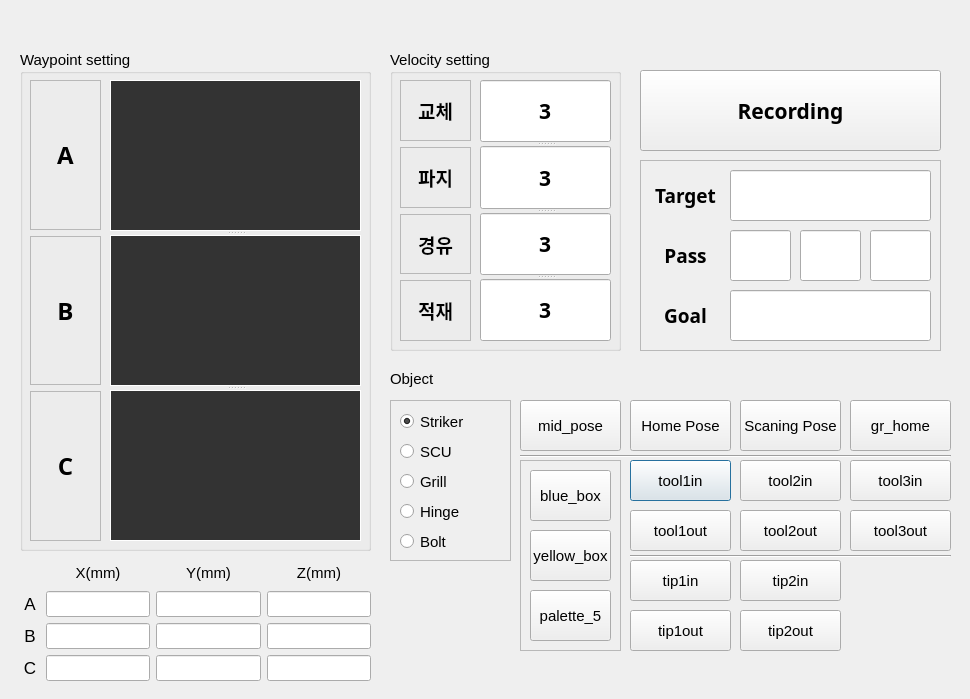
<?xml version="1.0" encoding="UTF-8"?>
<ui version="4.0">
 <class>llm_dialog</class>
 <widget class="QDialog" name="llm_dialog">
  <property name="geometry">
   <rect>
    <x>0</x>
    <y>0</y>
    <width>970</width>
    <height>699</height>
   </rect>
  </property>
  <property name="font">
   <font>
    <family>Ubuntu</family>
    <pointsize>11</pointsize>
   </font>
  </property>
  <property name="windowTitle">
   <string>llm_dialog</string>
  </property>
  <widget class="QPushButton" name="pushButton_test1_in">
   <property name="geometry">
    <rect>
     <x>630</x>
     <y>460</y>
     <width>101</width>
     <height>41</height>
    </rect>
   </property>
   <property name="text">
    <string>tool1in</string>
   </property>
  </widget>
  <widget class="QPushButton" name="pushButton_test2_in">
   <property name="geometry">
    <rect>
     <x>740</x>
     <y>460</y>
     <width>101</width>
     <height>41</height>
    </rect>
   </property>
   <property name="text">
    <string>tool2in</string>
   </property>
  </widget>
  <widget class="QPushButton" name="pushButton_test3_in">
   <property name="geometry">
    <rect>
     <x>850</x>
     <y>460</y>
     <width>101</width>
     <height>41</height>
    </rect>
   </property>
   <property name="text">
    <string>tool3in</string>
   </property>
  </widget>
  <widget class="QPushButton" name="pushButton_test2_out">
   <property name="geometry">
    <rect>
     <x>740</x>
     <y>510</y>
     <width>101</width>
     <height>41</height>
    </rect>
   </property>
   <property name="text">
    <string>tool2out</string>
   </property>
  </widget>
  <widget class="QPushButton" name="pushButton_test1_out">
   <property name="geometry">
    <rect>
     <x>630</x>
     <y>510</y>
     <width>101</width>
     <height>41</height>
    </rect>
   </property>
   <property name="text">
    <string>tool1out</string>
   </property>
  </widget>
  <widget class="QPushButton" name="pushButton_test3_out">
   <property name="geometry">
    <rect>
     <x>850</x>
     <y>510</y>
     <width>101</width>
     <height>41</height>
    </rect>
   </property>
   <property name="text">
    <string>tool3out</string>
   </property>
  </widget>
  <widget class="QPushButton" name="pushButton_home">
   <property name="geometry">
    <rect>
     <x>630</x>
     <y>400</y>
     <width>101</width>
     <height>51</height>
    </rect>
   </property>
   <property name="text">
    <string>Home Pose</string>
   </property>
  </widget>
  <widget class="QPushButton" name="pushButton_gr_home">
   <property name="geometry">
    <rect>
     <x>850</x>
     <y>400</y>
     <width>101</width>
     <height>51</height>
    </rect>
   </property>
   <property name="text">
    <string>gr_home</string>
   </property>
  </widget>
  <widget class="QPushButton" name="pushButton_scaning_pose">
   <property name="geometry">
    <rect>
     <x>740</x>
     <y>400</y>
     <width>101</width>
     <height>51</height>
    </rect>
   </property>
   <property name="text">
    <string>Scaning Pose</string>
   </property>
  </widget>
  <widget class="QFrame" name="frame_2">
   <property name="geometry">
    <rect>
     <x>390</x>
     <y>400</y>
     <width>121</width>
     <height>161</height>
    </rect>
   </property>
   <property name="frameShape">
    <enum>QFrame::StyledPanel</enum>
   </property>
   <property name="frameShadow">
    <enum>QFrame::Raised</enum>
   </property>
   <widget class="QRadioButton" name="radioButton_grill">
    <property name="geometry">
     <rect>
      <x>10</x>
      <y>70</y>
      <width>112</width>
      <height>23</height>
     </rect>
    </property>
    <property name="text">
     <string>Grill</string>
    </property>
   </widget>
   <widget class="QRadioButton" name="radioButton_striker">
    <property name="geometry">
     <rect>
      <x>10</x>
      <y>10</y>
      <width>112</width>
      <height>23</height>
     </rect>
    </property>
    <property name="text">
     <string>Striker</string>
    </property>
    <property name="checked">
     <bool>true</bool>
    </property>
   </widget>
   <widget class="QRadioButton" name="radioButton_scu">
    <property name="geometry">
     <rect>
      <x>10</x>
      <y>40</y>
      <width>112</width>
      <height>23</height>
     </rect>
    </property>
    <property name="text">
     <string>SCU</string>
    </property>
   </widget>
   <widget class="QRadioButton" name="radioButton_hinge">
    <property name="geometry">
     <rect>
      <x>10</x>
      <y>100</y>
      <width>112</width>
      <height>23</height>
     </rect>
    </property>
    <property name="text">
     <string>Hinge</string>
    </property>
   </widget>
   <widget class="QRadioButton" name="radioButton_bolt">
    <property name="geometry">
     <rect>
      <x>10</x>
      <y>130</y>
      <width>112</width>
      <height>23</height>
     </rect>
    </property>
    <property name="text">
     <string>Bolt</string>
    </property>
   </widget>
  </widget>
  <widget class="QLabel" name="label_2">
   <property name="geometry">
    <rect>
     <x>390</x>
     <y>370</y>
     <width>67</width>
     <height>17</height>
    </rect>
   </property>
   <property name="text">
    <string>Object</string>
   </property>
  </widget>
  <widget class="QPushButton" name="pushButton_mid">
   <property name="geometry">
    <rect>
     <x>520</x>
     <y>400</y>
     <width>101</width>
     <height>51</height>
    </rect>
   </property>
   <property name="text">
    <string>mid_pose</string>
   </property>
  </widget>
  <widget class="QFrame" name="frame_3">
   <property name="geometry">
    <rect>
     <x>520</x>
     <y>460</y>
     <width>101</width>
     <height>191</height>
    </rect>
   </property>
   <property name="frameShape">
    <enum>QFrame::StyledPanel</enum>
   </property>
   <property name="frameShadow">
    <enum>QFrame::Raised</enum>
   </property>
   <widget class="QPushButton" name="pushButton_blue">
    <property name="geometry">
     <rect>
      <x>10</x>
      <y>10</y>
      <width>81</width>
      <height>51</height>
     </rect>
    </property>
    <property name="text">
     <string>blue_box</string>
    </property>
   </widget>
   <widget class="QPushButton" name="pushButton_yellow">
    <property name="geometry">
     <rect>
      <x>10</x>
      <y>70</y>
      <width>81</width>
      <height>51</height>
     </rect>
    </property>
    <property name="text">
     <string>yellow_box</string>
    </property>
   </widget>
   <widget class="QPushButton" name="pushButton_pal">
    <property name="geometry">
     <rect>
      <x>10</x>
      <y>130</y>
      <width>81</width>
      <height>51</height>
     </rect>
    </property>
    <property name="text">
     <string>palette_5</string>
    </property>
   </widget>
  </widget>
  <widget class="QGroupBox" name="groupBox">
   <property name="geometry">
    <rect>
     <x>390</x>
     <y>50</y>
     <width>231</width>
     <height>301</height>
    </rect>
   </property>
   <property name="title">
    <string>Velocity setting</string>
   </property>
   <widget class="QWidget" name="layoutWidget">
    <property name="geometry">
     <rect>
      <x>10</x>
      <y>30</y>
      <width>71</width>
      <height>261</height>
     </rect>
    </property>
    <layout class="QGridLayout" name="gridLayout_3">
     <item row="2" column="0">
      <widget class="QLabel" name="label_x_target_6">
       <property name="font">
        <font>
         <family>Umpush</family>
         <pointsize>14</pointsize>
         <weight>75</weight>
         <bold>true</bold>
        </font>
       </property>
       <property name="frameShape">
        <enum>QFrame::StyledPanel</enum>
       </property>
       <property name="text">
        <string>경유</string>
       </property>
       <property name="alignment">
        <set>Qt::AlignCenter</set>
       </property>
      </widget>
     </item>
     <item row="0" column="0">
      <widget class="QLabel" name="label_x_target_10">
       <property name="font">
        <font>
         <family>Umpush</family>
         <pointsize>14</pointsize>
         <weight>75</weight>
         <bold>true</bold>
        </font>
       </property>
       <property name="frameShape">
        <enum>QFrame::StyledPanel</enum>
       </property>
       <property name="text">
        <string>교체</string>
       </property>
       <property name="alignment">
        <set>Qt::AlignCenter</set>
       </property>
      </widget>
     </item>
     <item row="1" column="0">
      <widget class="QLabel" name="label_x_target_7">
       <property name="font">
        <font>
         <family>Umpush</family>
         <pointsize>14</pointsize>
         <weight>75</weight>
         <bold>true</bold>
        </font>
       </property>
       <property name="frameShape">
        <enum>QFrame::StyledPanel</enum>
       </property>
       <property name="text">
        <string>파지</string>
       </property>
       <property name="alignment">
        <set>Qt::AlignCenter</set>
       </property>
      </widget>
     </item>
     <item row="3" column="0">
      <widget class="QLabel" name="label_x_target_9">
       <property name="font">
        <font>
         <family>Umpush</family>
         <pointsize>14</pointsize>
         <weight>75</weight>
         <bold>true</bold>
        </font>
       </property>
       <property name="frameShape">
        <enum>QFrame::StyledPanel</enum>
       </property>
       <property name="text">
        <string>적재</string>
       </property>
       <property name="alignment">
        <set>Qt::AlignCenter</set>
       </property>
      </widget>
     </item>
    </layout>
   </widget>
   <widget class="QSplitter" name="splitter_3">
    <property name="geometry">
     <rect>
      <x>90</x>
      <y>30</y>
      <width>131</width>
      <height>261</height>
     </rect>
    </property>
    <property name="orientation">
     <enum>Qt::Vertical</enum>
    </property>
    <widget class="QLineEdit" name="lineEdit_velocity_1">
     <property name="enabled">
      <bool>true</bool>
     </property>
     <property name="font">
      <font>
       <family>Umpush</family>
       <pointsize>16</pointsize>
       <weight>75</weight>
       <bold>true</bold>
      </font>
     </property>
     <property name="autoFillBackground">
      <bool>false</bool>
     </property>
     <property name="text">
      <string>3</string>
     </property>
     <property name="alignment">
      <set>Qt::AlignCenter</set>
     </property>
     <property name="readOnly">
      <bool>true</bool>
     </property>
    </widget>
    <widget class="QLineEdit" name="lineEdit_velocity_2">
     <property name="enabled">
      <bool>true</bool>
     </property>
     <property name="font">
      <font>
       <family>Umpush</family>
       <pointsize>16</pointsize>
       <weight>75</weight>
       <bold>true</bold>
      </font>
     </property>
     <property name="autoFillBackground">
      <bool>false</bool>
     </property>
     <property name="text">
      <string>3</string>
     </property>
     <property name="alignment">
      <set>Qt::AlignCenter</set>
     </property>
     <property name="readOnly">
      <bool>true</bool>
     </property>
    </widget>
    <widget class="QLineEdit" name="lineEdit_velocity_3">
     <property name="enabled">
      <bool>true</bool>
     </property>
     <property name="font">
      <font>
       <family>Umpush</family>
       <pointsize>16</pointsize>
       <weight>75</weight>
       <bold>true</bold>
      </font>
     </property>
     <property name="autoFillBackground">
      <bool>false</bool>
     </property>
     <property name="text">
      <string>3</string>
     </property>
     <property name="alignment">
      <set>Qt::AlignCenter</set>
     </property>
     <property name="readOnly">
      <bool>true</bool>
     </property>
    </widget>
    <widget class="QLineEdit" name="lineEdit_velocity_4">
     <property name="enabled">
      <bool>true</bool>
     </property>
     <property name="font">
      <font>
       <family>Umpush</family>
       <pointsize>16</pointsize>
       <weight>75</weight>
       <bold>true</bold>
      </font>
     </property>
     <property name="autoFillBackground">
      <bool>false</bool>
     </property>
     <property name="text">
      <string>3</string>
     </property>
     <property name="alignment">
      <set>Qt::AlignCenter</set>
     </property>
     <property name="readOnly">
      <bool>true</bool>
     </property>
    </widget>
   </widget>
  </widget>
  <widget class="QFrame" name="frame_4">
   <property name="geometry">
    <rect>
     <x>640</x>
     <y>160</y>
     <width>301</width>
     <height>191</height>
    </rect>
   </property>
   <property name="frameShape">
    <enum>QFrame::StyledPanel</enum>
   </property>
   <property name="frameShadow">
    <enum>QFrame::Raised</enum>
   </property>
   <widget class="QLabel" name="label_3">
    <property name="geometry">
     <rect>
      <x>10</x>
      <y>10</y>
      <width>71</width>
      <height>51</height>
     </rect>
    </property>
    <property name="font">
     <font>
      <family>Waree</family>
      <pointsize>14</pointsize>
      <weight>75</weight>
      <bold>true</bold>
      <kerning>true</kerning>
     </font>
    </property>
    <property name="layoutDirection">
     <enum>Qt::LeftToRight</enum>
    </property>
    <property name="frameShape">
     <enum>QFrame::NoFrame</enum>
    </property>
    <property name="text">
     <string>Target</string>
    </property>
    <property name="alignment">
     <set>Qt::AlignCenter</set>
    </property>
   </widget>
   <widget class="QLabel" name="label_5">
    <property name="geometry">
     <rect>
      <x>10</x>
      <y>70</y>
      <width>71</width>
      <height>51</height>
     </rect>
    </property>
    <property name="font">
     <font>
      <family>Waree</family>
      <pointsize>14</pointsize>
      <weight>75</weight>
      <bold>true</bold>
     </font>
    </property>
    <property name="layoutDirection">
     <enum>Qt::LeftToRight</enum>
    </property>
    <property name="frameShape">
     <enum>QFrame::NoFrame</enum>
    </property>
    <property name="text">
     <string>Pass</string>
    </property>
    <property name="alignment">
     <set>Qt::AlignCenter</set>
    </property>
   </widget>
   <widget class="QLabel" name="label_6">
    <property name="geometry">
     <rect>
      <x>10</x>
      <y>130</y>
      <width>71</width>
      <height>51</height>
     </rect>
    </property>
    <property name="font">
     <font>
      <family>Waree</family>
      <pointsize>14</pointsize>
      <weight>75</weight>
      <bold>true</bold>
     </font>
    </property>
    <property name="layoutDirection">
     <enum>Qt::LeftToRight</enum>
    </property>
    <property name="frameShape">
     <enum>QFrame::NoFrame</enum>
    </property>
    <property name="text">
     <string>Goal</string>
    </property>
    <property name="alignment">
     <set>Qt::AlignCenter</set>
    </property>
   </widget>
   <widget class="QLineEdit" name="lineEdit_target">
    <property name="enabled">
     <bool>true</bool>
    </property>
    <property name="geometry">
     <rect>
      <x>90</x>
      <y>10</y>
      <width>201</width>
      <height>51</height>
     </rect>
    </property>
    <property name="sizePolicy">
     <sizepolicy hsizetype="Expanding" vsizetype="Fixed">
      <horstretch>0</horstretch>
      <verstretch>0</verstretch>
     </sizepolicy>
    </property>
    <property name="font">
     <font>
      <family>Umpush</family>
      <pointsize>16</pointsize>
      <weight>75</weight>
      <bold>true</bold>
     </font>
    </property>
    <property name="text">
     <string/>
    </property>
    <property name="alignment">
     <set>Qt::AlignCenter</set>
    </property>
    <property name="readOnly">
     <bool>true</bool>
    </property>
   </widget>
   <widget class="QLineEdit" name="lineEdit_pass_1">
    <property name="geometry">
     <rect>
      <x>90</x>
      <y>70</y>
      <width>61</width>
      <height>51</height>
     </rect>
    </property>
    <property name="font">
     <font>
      <family>Umpush</family>
      <pointsize>16</pointsize>
     </font>
    </property>
    <property name="alignment">
     <set>Qt::AlignCenter</set>
    </property>
   </widget>
   <widget class="QLineEdit" name="lineEdit_goal">
    <property name="geometry">
     <rect>
      <x>90</x>
      <y>130</y>
      <width>201</width>
      <height>51</height>
     </rect>
    </property>
    <property name="font">
     <font>
      <family>Umpush</family>
      <pointsize>16</pointsize>
      <weight>75</weight>
      <bold>true</bold>
     </font>
    </property>
    <property name="alignment">
     <set>Qt::AlignCenter</set>
    </property>
    <property name="readOnly">
     <bool>true</bool>
    </property>
   </widget>
   <widget class="QLineEdit" name="lineEdit_pass_2">
    <property name="geometry">
     <rect>
      <x>160</x>
      <y>70</y>
      <width>61</width>
      <height>51</height>
     </rect>
    </property>
    <property name="font">
     <font>
      <family>Umpush</family>
      <pointsize>16</pointsize>
     </font>
    </property>
    <property name="alignment">
     <set>Qt::AlignCenter</set>
    </property>
   </widget>
   <widget class="QLineEdit" name="lineEdit_pass_3">
    <property name="geometry">
     <rect>
      <x>230</x>
      <y>70</y>
      <width>61</width>
      <height>51</height>
     </rect>
    </property>
    <property name="font">
     <font>
      <family>Umpush</family>
      <pointsize>16</pointsize>
     </font>
    </property>
    <property name="alignment">
     <set>Qt::AlignCenter</set>
    </property>
   </widget>
  </widget>
  <widget class="QGroupBox" name="groupBox_2">
   <property name="geometry">
    <rect>
     <x>20</x>
     <y>50</y>
     <width>351</width>
     <height>501</height>
    </rect>
   </property>
   <property name="title">
    <string>Waypoint setting</string>
   </property>
   <widget class="QWidget" name="layoutWidget">
    <property name="geometry">
     <rect>
      <x>10</x>
      <y>30</y>
      <width>71</width>
      <height>461</height>
     </rect>
    </property>
    <layout class="QGridLayout" name="gridLayout">
     <item row="0" column="0">
      <widget class="QLabel" name="label_x_target_11">
       <property name="font">
        <font>
         <family>Umpush</family>
         <pointsize>18</pointsize>
         <weight>75</weight>
         <bold>true</bold>
        </font>
       </property>
       <property name="frameShape">
        <enum>QFrame::StyledPanel</enum>
       </property>
       <property name="text">
        <string>A</string>
       </property>
       <property name="alignment">
        <set>Qt::AlignCenter</set>
       </property>
      </widget>
     </item>
     <item row="1" column="0">
      <widget class="QLabel" name="label_x_target_12">
       <property name="font">
        <font>
         <family>Umpush</family>
         <pointsize>18</pointsize>
         <weight>75</weight>
         <bold>true</bold>
        </font>
       </property>
       <property name="frameShape">
        <enum>QFrame::StyledPanel</enum>
       </property>
       <property name="text">
        <string>B</string>
       </property>
       <property name="alignment">
        <set>Qt::AlignCenter</set>
       </property>
      </widget>
     </item>
     <item row="2" column="0">
      <widget class="QLabel" name="label_x_target_13">
       <property name="font">
        <font>
         <family>Umpush</family>
         <pointsize>18</pointsize>
         <weight>75</weight>
         <bold>true</bold>
        </font>
       </property>
       <property name="frameShape">
        <enum>QFrame::StyledPanel</enum>
       </property>
       <property name="text">
        <string>C</string>
       </property>
       <property name="alignment">
        <set>Qt::AlignCenter</set>
       </property>
      </widget>
     </item>
    </layout>
   </widget>
   <widget class="QSplitter" name="splitter_2">
    <property name="geometry">
     <rect>
      <x>90</x>
      <y>30</y>
      <width>251</width>
      <height>461</height>
     </rect>
    </property>
    <property name="orientation">
     <enum>Qt::Vertical</enum>
    </property>
    <widget class="QLabel" name="label_pass_A">
     <property name="autoFillBackground">
      <bool>false</bool>
     </property>
     <property name="styleSheet">
      <string notr="true">QLabel {
    background-color: #333333;
    color: white;
}
</string>
     </property>
     <property name="frameShape">
      <enum>QFrame::Box</enum>
     </property>
     <property name="lineWidth">
      <number>1</number>
     </property>
     <property name="text">
      <string/>
     </property>
     <property name="pixmap">
      <pixmap>../../../../../../Pictures/Screenshots/Screenshot from 2024-08-02 10-33-18.png</pixmap>
     </property>
     <property name="scaledContents">
      <bool>true</bool>
     </property>
    </widget>
    <widget class="QLabel" name="label_pass_B">
     <property name="autoFillBackground">
      <bool>false</bool>
     </property>
     <property name="styleSheet">
      <string notr="true">QLabel {
    background-color: #333333;
    color: white;
}
</string>
     </property>
     <property name="frameShape">
      <enum>QFrame::Box</enum>
     </property>
     <property name="lineWidth">
      <number>1</number>
     </property>
     <property name="text">
      <string/>
     </property>
     <property name="pixmap">
      <pixmap>../../../../../../Pictures/Screenshots/Screenshot from 2024-08-02 10-33-18.png</pixmap>
     </property>
     <property name="scaledContents">
      <bool>true</bool>
     </property>
    </widget>
    <widget class="QLabel" name="label_pass_C">
     <property name="autoFillBackground">
      <bool>false</bool>
     </property>
     <property name="styleSheet">
      <string notr="true">QLabel {
    background-color: #333333;
    color: white;
}
</string>
     </property>
     <property name="frameShape">
      <enum>QFrame::Box</enum>
     </property>
     <property name="lineWidth">
      <number>1</number>
     </property>
     <property name="text">
      <string/>
     </property>
     <property name="pixmap">
      <pixmap>../../../../../../Pictures/Screenshots/Screenshot from 2024-08-02 10-33-18.png</pixmap>
     </property>
     <property name="scaledContents">
      <bool>true</bool>
     </property>
    </widget>
   </widget>
  </widget>
  <widget class="QPushButton" name="pushButton_recording">
   <property name="geometry">
    <rect>
     <x>640</x>
     <y>70</y>
     <width>301</width>
     <height>81</height>
    </rect>
   </property>
   <property name="font">
    <font>
     <family>Umpush</family>
     <pointsize>16</pointsize>
     <weight>75</weight>
     <bold>true</bold>
    </font>
   </property>
   <property name="text">
    <string>Recording</string>
   </property>
  </widget>
  <widget class="QWidget" name="gridLayoutWidget">
   <property name="geometry">
    <rect>
     <x>20</x>
     <y>560</y>
     <width>351</width>
     <height>121</height>
    </rect>
   </property>
   <layout class="QGridLayout" name="gridLayout_4">
    <item row="1" column="0">
     <widget class="QLabel" name="label">
      <property name="minimumSize">
       <size>
        <width>20</width>
        <height>0</height>
       </size>
      </property>
      <property name="font">
       <font>
        <family>Ubuntu</family>
        <pointsize>13</pointsize>
       </font>
      </property>
      <property name="text">
       <string>A</string>
      </property>
      <property name="alignment">
       <set>Qt::AlignCenter</set>
      </property>
     </widget>
    </item>
    <item row="0" column="3">
     <widget class="QLabel" name="label_10">
      <property name="text">
       <string>Z(mm)</string>
      </property>
      <property name="alignment">
       <set>Qt::AlignCenter</set>
      </property>
     </widget>
    </item>
    <item row="2" column="3">
     <widget class="QLineEdit" name="lineEdit_B_z">
      <property name="readOnly">
       <bool>true</bool>
      </property>
     </widget>
    </item>
    <item row="2" column="0">
     <widget class="QLabel" name="label_4">
      <property name="font">
       <font>
        <family>Ubuntu</family>
        <pointsize>13</pointsize>
       </font>
      </property>
      <property name="text">
       <string>B</string>
      </property>
      <property name="alignment">
       <set>Qt::AlignCenter</set>
      </property>
     </widget>
    </item>
    <item row="3" column="0">
     <widget class="QLabel" name="label_7">
      <property name="font">
       <font>
        <family>Ubuntu</family>
        <pointsize>13</pointsize>
       </font>
      </property>
      <property name="text">
       <string>C</string>
      </property>
      <property name="alignment">
       <set>Qt::AlignCenter</set>
      </property>
     </widget>
    </item>
    <item row="1" column="3">
     <widget class="QLineEdit" name="lineEdit_A_z">
      <property name="readOnly">
       <bool>true</bool>
      </property>
     </widget>
    </item>
    <item row="0" column="1">
     <widget class="QLabel" name="label_8">
      <property name="text">
       <string>X(mm)</string>
      </property>
      <property name="alignment">
       <set>Qt::AlignCenter</set>
      </property>
     </widget>
    </item>
    <item row="1" column="2">
     <widget class="QLineEdit" name="lineEdit_A_y">
      <property name="readOnly">
       <bool>true</bool>
      </property>
     </widget>
    </item>
    <item row="3" column="2">
     <widget class="QLineEdit" name="lineEdit_C_y">
      <property name="readOnly">
       <bool>true</bool>
      </property>
     </widget>
    </item>
    <item row="1" column="1">
     <widget class="QLineEdit" name="lineEdit_A_x">
      <property name="readOnly">
       <bool>true</bool>
      </property>
     </widget>
    </item>
    <item row="3" column="1">
     <widget class="QLineEdit" name="lineEdit_C_x">
      <property name="readOnly">
       <bool>true</bool>
      </property>
     </widget>
    </item>
    <item row="2" column="2">
     <widget class="QLineEdit" name="lineEdit_B_y">
      <property name="readOnly">
       <bool>true</bool>
      </property>
     </widget>
    </item>
    <item row="0" column="2">
     <widget class="QLabel" name="label_9">
      <property name="text">
       <string>Y(mm)</string>
      </property>
      <property name="alignment">
       <set>Qt::AlignCenter</set>
      </property>
     </widget>
    </item>
    <item row="3" column="3">
     <widget class="QLineEdit" name="lineEdit_C_z">
      <property name="readOnly">
       <bool>true</bool>
      </property>
     </widget>
    </item>
    <item row="2" column="1">
     <widget class="QLineEdit" name="lineEdit_B_x">
      <property name="readOnly">
       <bool>true</bool>
      </property>
     </widget>
    </item>
   </layout>
  </widget>
  <widget class="QPushButton" name="pushButton_tip1_in">
   <property name="geometry">
    <rect>
     <x>630</x>
     <y>560</y>
     <width>101</width>
     <height>41</height>
    </rect>
   </property>
   <property name="text">
    <string>tip1in</string>
   </property>
  </widget>
  <widget class="QPushButton" name="pushButton_tip2_in">
   <property name="geometry">
    <rect>
     <x>740</x>
     <y>560</y>
     <width>101</width>
     <height>41</height>
    </rect>
   </property>
   <property name="text">
    <string>tip2in</string>
   </property>
  </widget>
  <widget class="QPushButton" name="pushButton_tip1_out">
   <property name="geometry">
    <rect>
     <x>630</x>
     <y>610</y>
     <width>101</width>
     <height>41</height>
    </rect>
   </property>
   <property name="text">
    <string>tip1out</string>
   </property>
  </widget>
  <widget class="QPushButton" name="pushButton_tip2_out">
   <property name="geometry">
    <rect>
     <x>740</x>
     <y>610</y>
     <width>101</width>
     <height>41</height>
    </rect>
   </property>
   <property name="text">
    <string>tip2out</string>
   </property>
  </widget>
  <widget class="Line" name="line">
   <property name="geometry">
    <rect>
     <x>630</x>
     <y>550</y>
     <width>321</width>
     <height>13</height>
    </rect>
   </property>
   <property name="orientation">
    <enum>Qt::Horizontal</enum>
   </property>
  </widget>
  <widget class="Line" name="line_2">
   <property name="geometry">
    <rect>
     <x>520</x>
     <y>450</y>
     <width>431</width>
     <height>13</height>
    </rect>
   </property>
   <property name="orientation">
    <enum>Qt::Horizontal</enum>
   </property>
  </widget>
 </widget>
 <resources/>
 <connections/>
</ui>
